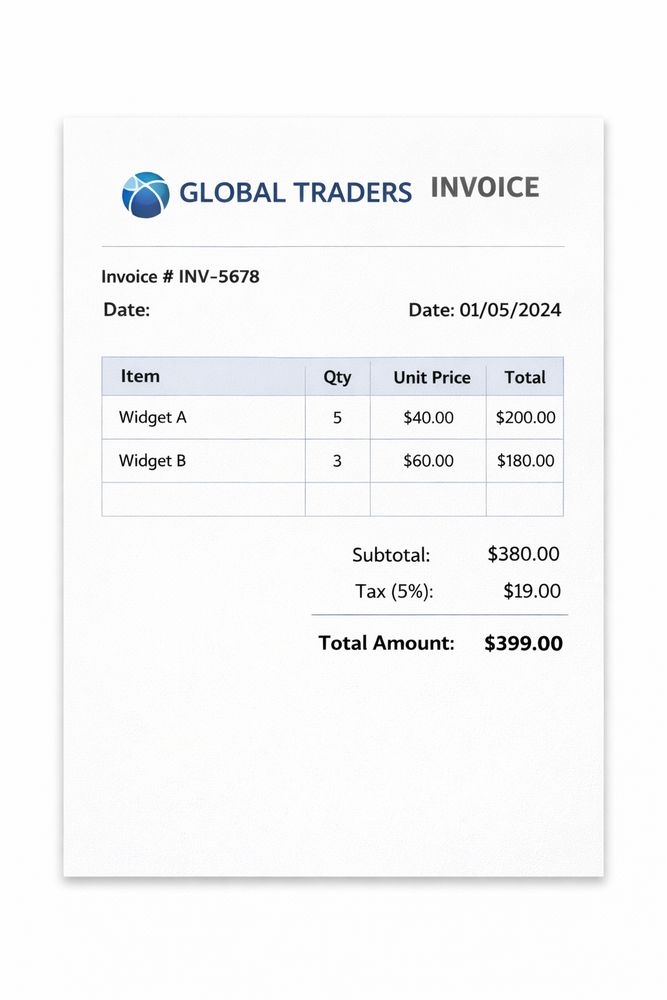
#> input picture images/invoice 2.png, 667 x 1000 px, shrunk from 1024 x 1536 before the run; its folder holds only this picture in this run
$ python main.py
#> lines starting #> are read from the running program, lines starting #| are printed output that depends on the picture; after the words box and inside, x2 and y2 are one past the last pixel; in counts of white or black regions, pixels touching at a corner belong together
import cv2
import pytesseract
import pandas as pd
import re
import os
from datetime import datetime

# CONFIGURATION
pytesseract.pytesseract.tesseract_cmd = r"D:\tesseract\tesseract.exe"

INPUT_FOLDER = "images"           # Folder containing invoice images
OUTPUT_EXCEL = "data/invoices.xlsx"
REQUIRED_FIELDS = ["Invoice Number", "Date", "Total Amount"]

# HELPER FUNCTION: Process single invoice image
def process_invoice(image_path):
#> called with image_path = 'images/invoice 2.png'
    image = cv2.imread(image_path)
#> image is the input picture: shape (1000, 667, 3); mean B, G, R 247.9, 247.3, 246.9
    if image is None:
        print(f"❌ Image not found: {image_path}")
        return None

    # Preprocessing
    gray = cv2.cvtColor(image, cv2.COLOR_BGR2GRAY)
    gray = cv2.GaussianBlur(gray, (5, 5), 0)
    _, thresh = cv2.threshold(gray, 150, 255, cv2.THRESH_BINARY)
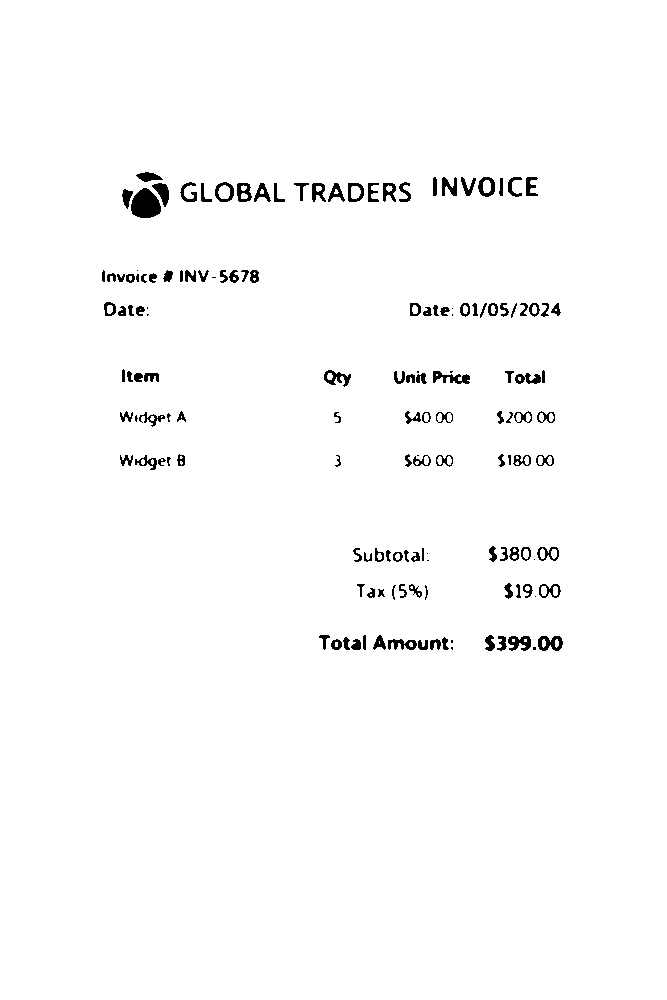
#> thresh: shape (1000, 667); 98.3% white; 149 black regions (18 under 20 px), largest, box (x1, y1, x2, y2) and area: (131, 188, 161, 218) 671, (433, 371, 470, 384) 247, (538, 636, 563, 651) 239

    # OCR
#> (the run stopped early here; a loop or call above may not have finished)

$ run again, on images/invoice 3.png
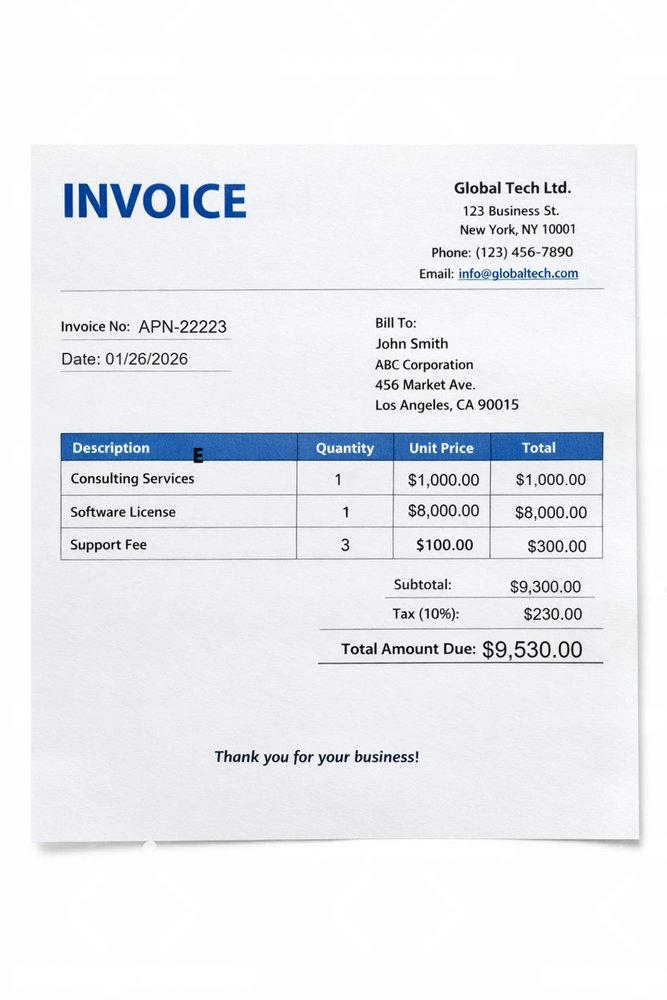
#> input picture images/invoice 3.png, 667 x 1000 px, shrunk from 1024 x 1536 before the run
#> in process_invoice, image is the input picture: shape (1000, 667, 3); mean B, G, R 241.3, 237.2, 234.6
#> in process_invoice, `gray = cv2.cvtColor(image, cv2.COLOR_BGR2GRAY)`:
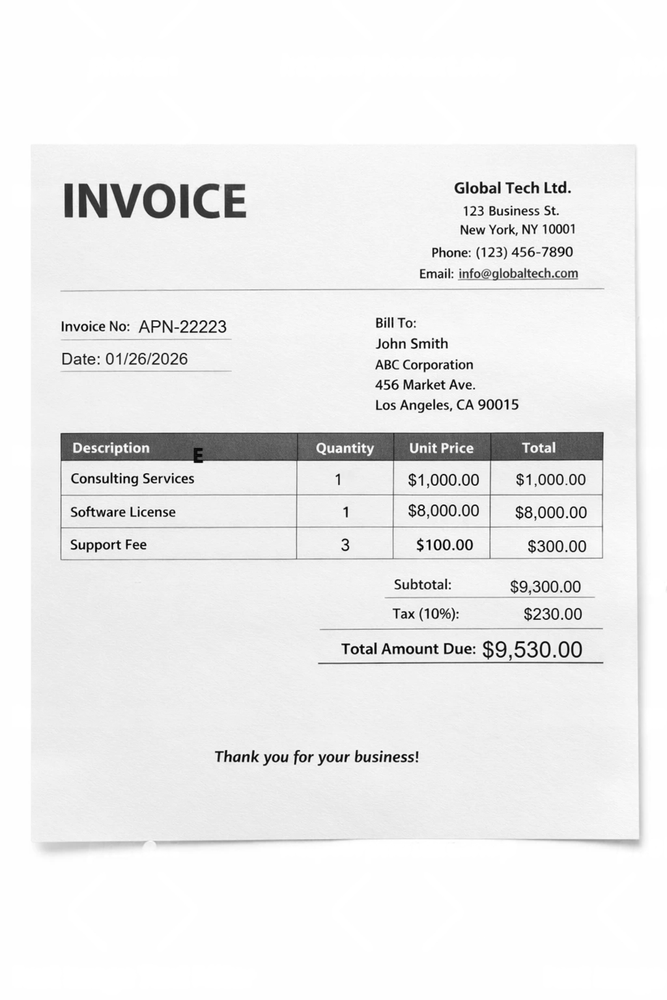
#> gray: shape (1000, 667); min 0, max 255, mean 236.9
#> in process_invoice, `_, thresh = cv2.threshold(gray, 150, 255, cv2.THRESH_BINARY)`:
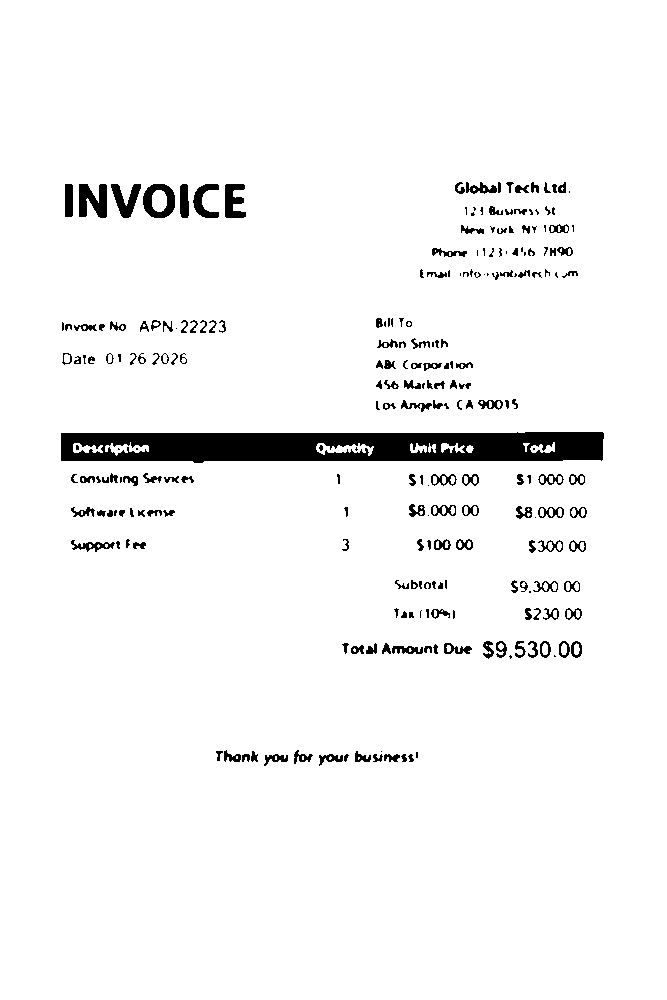
#> thresh: shape (1000, 667); 95.8% white; 243 black regions (61 under 20 px), largest, box (x1, y1, x2, y2) and area: (61, 432, 604, 463) 13842, (79, 184, 107, 218) 689, (143, 184, 175, 218) 625
